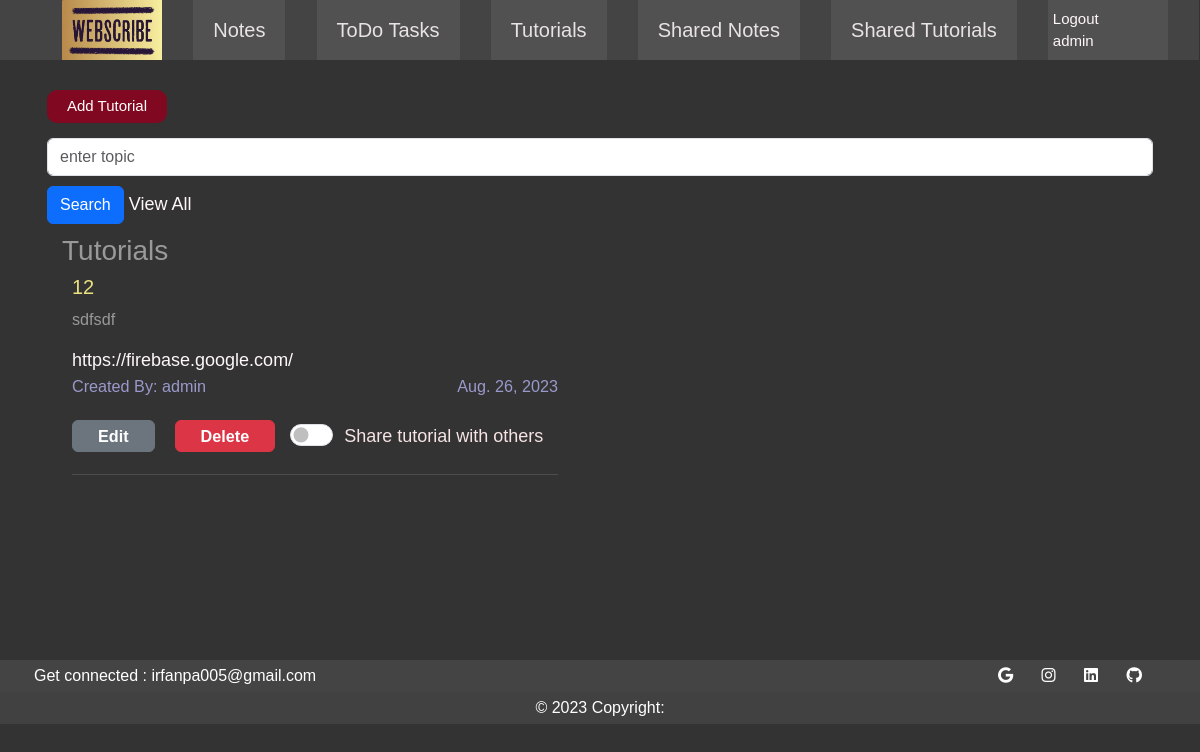
The page /notes/tutorials/admin/ (signed in) on the database as committed earlier.
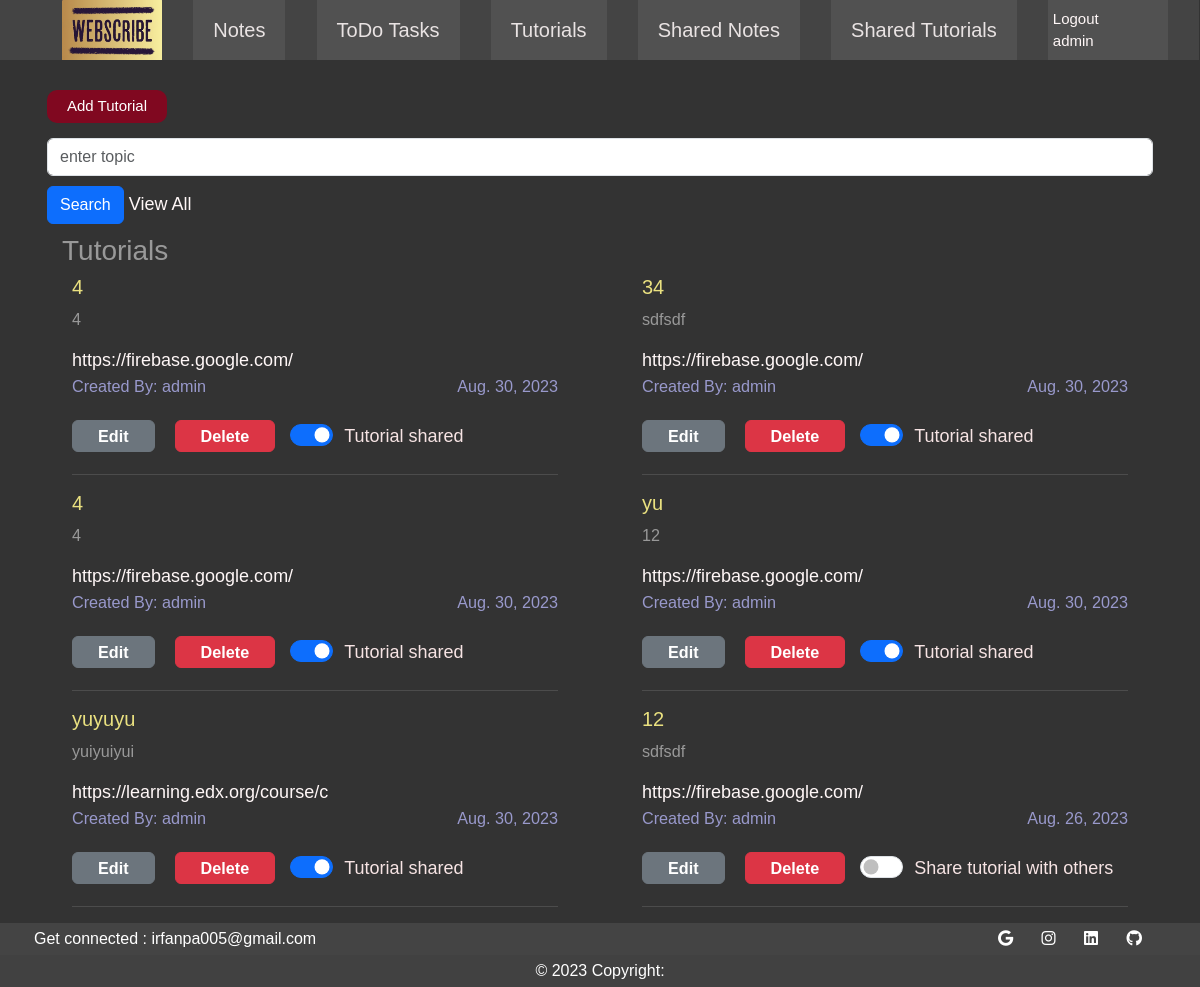
The same page on the database as committed later.
### notes/models.py (models this page shows, shortened)
class Tutorial(models.Model):
    title = models.CharField(max_length=200)
    short_descr = models.CharField(max_length=200,blank=True)
    link = models.URLField()
    tutorial_owner = models.ForeignKey(User, on_delete=models.CASCADE, related_name='allTutorials')
    is_shared = models.BooleanField(default=False)
    created_at = models.DateField(default=timezone.now)

### userApp/models.py (models this page shows)
class User(AbstractUser):
    objects = CustomUserManager()
    def __str__(self):
        return self.username

### notes/views.py (the view)
# urls.py: path('tutorials/<str:userName>/', views.tutorials, name='tutorials'),
def tutorials(request, userName):
    current_user = request.user
    tutorials = Tutorial.objects.filter(tutorial_owner =current_user).order_by('-created_at')
    paginator_t = Paginator(tutorials,10)
    page_no_t = request.GET.get('page')
    single_page_tutorials = paginator_t.get_page(page_no_t)
    form = TutorialForm()
    return render(request, 'tutorials.html', {'tutorials' :single_page_tutorials, 'form': form })

### notes/forms.py (shortened to what this page needs)
class TutorialForm(forms.ModelForm):
    def __init__(self, *args, **kwargs):
        super().__init__(*args, **kwargs)
        self.helper = FormHelper()
        self.helper.add_input(Submit('submit','Add Tutorial'))
    class Meta:
        model = Tutorial
        fields = ['title', 'short_descr', 'link', 'is_shared']

### templates/tutorials.html (shortened to what this page needs)
{% extends 'userbase.html' %}
{% load static %}
{% block extra_styles %}
    <link rel="stylesheet" href="{% static 'css/style.css' %}">
{% endblock%}
{% block body %}
<main>
    <div class="container">
        <div class="top-section">
            <div class="top-add">
                <button id="addBtn">Add Tutorial</button>
            </div>
            <div class="form-section">
                <form action="{% url 'notes:searchTutorial'%}" method="POST">
                    <input type="text" placeholder="enter topic" class="form-control" name="searchtuto" required>
                    <input type="submit" value="Search" class="btn btn-primary">
                    <a href="{% url 'notes:tutorials' request.user %}">View All</a>
                </form>
            </div>
        </div>
        <h3 class="tm-media-body sh-tutorials">Tutorials</h3>
        <div class="row">
            {% if tutorials %}
            {% for tutorial in tutorials %}
            <div class="col-lg-6 ">
                <div class="tm-media-body-tut">
                    <h5><a href="" class="tm-text-title">{{tutorial.title}}</a></h5>
                    <p class="tm-text-small">{{tutorial.short_descr}}</p>
                    <div class="content-iframe">
                        <a href="{{tutorial.link}}" target="_blank">{{tutorial.link}}</a>
                    </div>
                    <div class="tm-text-secondary tm-media-span tm-text-small">
                        <span class="tm-text-left">Created By: {{ tutorial.tutorial_owner }}</span>
                        <span class="tm-text-right">{{ tutorial.created_at }}</span>
                    </div>
                    <div class="button-container">
                        <a href="" class="btn btn-secondary editBtn"  data-object-id="{{ tutorial.id }}">Edit</a>
                        <a href="" class="btn btn-danger delBtn" data-object-id="{{ tutorial.id  }}">Delete</a>
                        <span class="form-check form-switch">
                            <input class="form-check-input" type="checkbox" role="switch" id="shareBtn{{ tutorial.id }}"
                            data-object-id="{{ tutorial.id }}" {% if tutorial.is_shared %}checked{% endif %}>
                            <label class="form-check-label" for="shareBtn{{ tutorial.id }}" id="sharelabel{{ tutorial.id }}">
                                {% if tutorial.is_shared %}
                                    Tutorial shared
                                {% else %}
                                    Share tutorial with others
                                {% endif %}
                            </label>
                        </span>
                    </div>
                    <hr class="tm-hr tm-mr">
                </div>
            </div>
            {% endfor %}
            {% elif search_keyword %}
            <p>0 results found for '{{search_keyword}}'</p>
            {% endif %}
        </div>
    </div>
</main>
{% endblock %}

Rows that differ between the two databases and show on the page:
added Tutorial: title "4", short_descr "4", link "https://firebase.google.com/", tutorial_owner "admin", created_at "Aug. 30, 2023", is_shared "☑", shows "Tutorial shared"
added Tutorial: title "34", short_descr "sdfsdf", link "https://firebase.google.com/", tutorial_owner "admin", created_at "Aug. 30, 2023", is_shared "☑", shows "Tutorial shared"
added Tutorial: title "4", short_descr "4", link "https://firebase.google.com/", tutorial_owner "admin", created_at "Aug. 30, 2023", is_shared "☑", shows "Tutorial shared"
added Tutorial: title "yu", short_descr "12", link "https://firebase.google.com/", tutorial_owner "admin", created_at "Aug. 30, 2023", is_shared "☑", shows "Tutorial shared"
added Tutorial: title "yuyuyu", short_descr "yuiyuiyui", link "https://learning.edx.org/course/c", tutorial_owner "admin", created_at "Aug. 30, 2023", is_shared "☑", shows "Tutorial shared"
